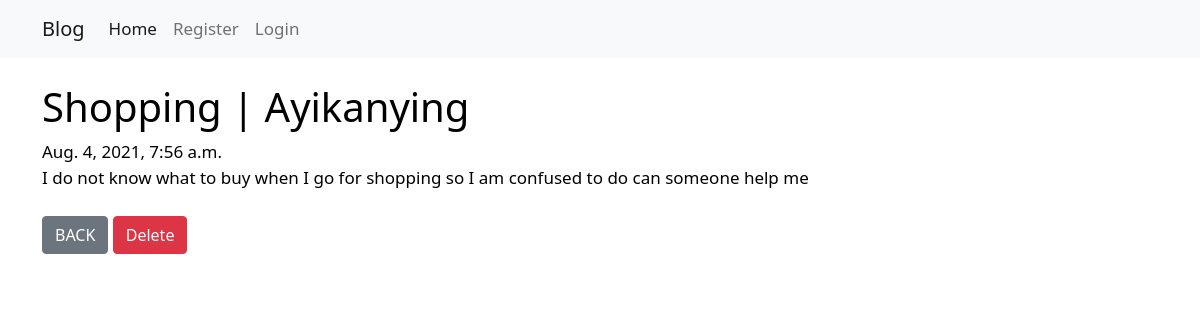
Screenshot of /article/4 with the database file from the repository.
### posts/models.py (models this page shows, shortened)
class Post(models.Model):
    title = models.CharField(max_length=225)
    author = models.CharField(max_length=225)
    category = models.CharField(max_length=225, default="coding")
    date = models.DateTimeField(auto_now_add=True)
    body = models.TextField()

### posts/views.py (the view)
# urls.py: path('article/<int:pk>', ArticalDetailView.as_view(), name="article"),
class ArticalDetailView(DetailView):
    model = Post
    template_name = 'base/detail.html'

### posts/templates/base/detail.html
{% extends 'base/layout.html' %}
    {% block body %}
        <div class="container">
            <br>
            <div class="section">
                <h1>{{ post.title }} | {{ post.author }}</h1>
                    {{ post.date }} <br>
                    {{ post.body }}
            </div> <br>
            <div class="reverse">
                <a class="btn btn-secondary" href="{% url 'home' %}">BACK</a>
                <a class="btn btn-danger" href="{% url 'delete' post.pk %}">Delete</a>
            </div>
        </div>
    {% endblock %}

### posts/templates/base/layout.html (style rules this page uses)
body { color: #000; background-color: #fff; font-size: 17px; font-family: 'Segoe UI', Tahoma, Geneva, Verdana, sans-serif; box-sizing: border-box; }
a { text-decoration: none; color: #000; }

### rows the page displays
Post: title "Shopping", author "Ayikanying", date "Aug. 4, 2021, 7:56 a.m.", body "I do not know what to buy when I go for shopping so I am confused to do can someone help me"
